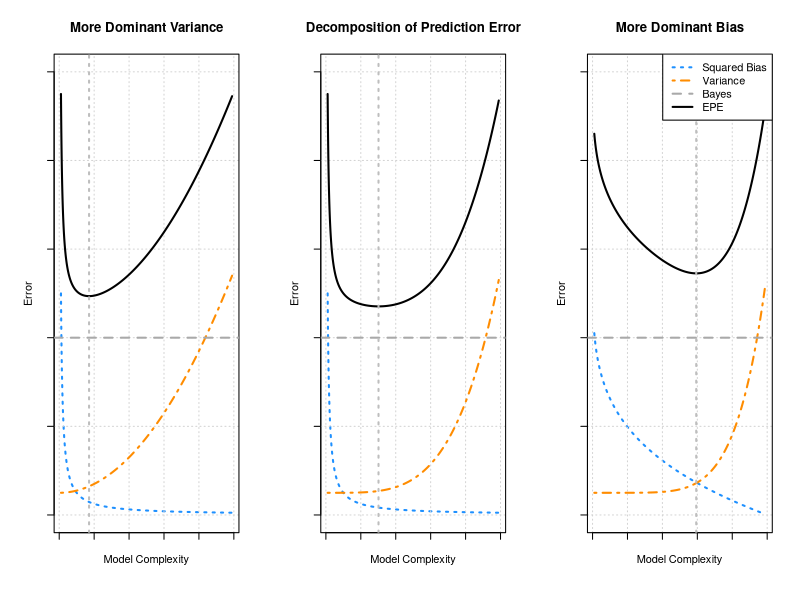
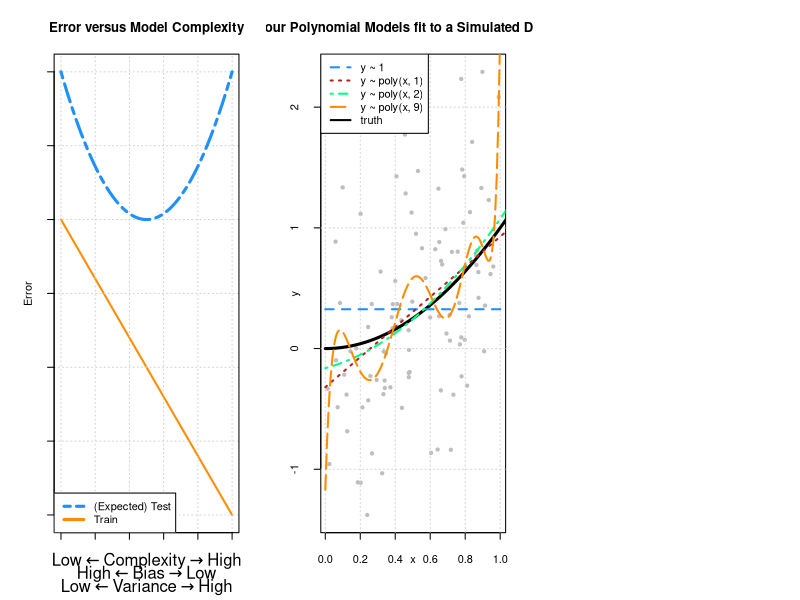
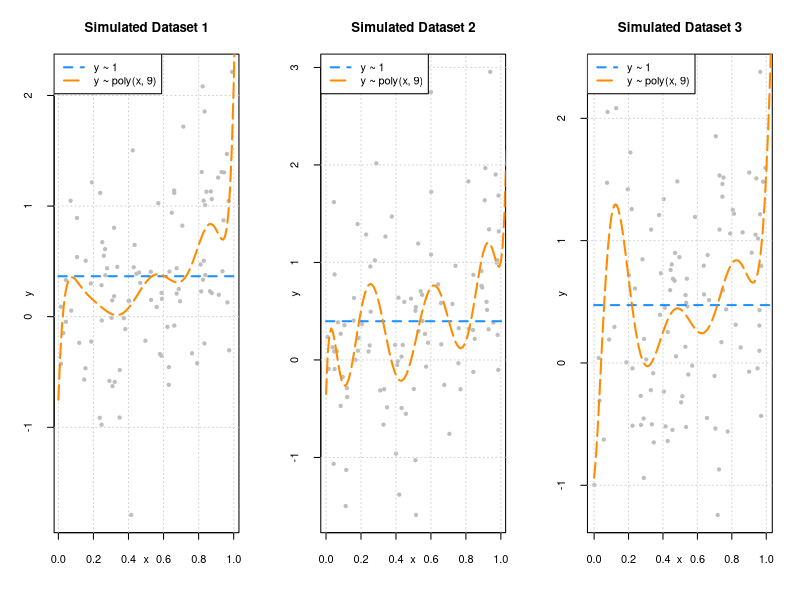

Here is the R script that generated these plots, in order:
## ---- chunk 1
x = seq(0.01, 0.99, length.out = 1000)

par(mfrow = c(1, 3))
par(mgp = c(1.5, 1.5, 0))
## ---- chunk 2
b = 0.05 / x
v = 5 * x ^ 2 + 0.5
bayes = 4
epe = b + v + bayes

plot(x, b, type = "l", ylim = c(0, 10), col = "dodgerblue", lwd = 2, lty = 3,
     xlab = "Model Complexity", ylab = "Error", axes = FALSE,
     main = "More Dominant Variance")
axis(1, labels = FALSE)
axis(2, labels = FALSE)
grid()
box()
lines(x, v, col = "darkorange", lwd = 2, lty = 4)
lines(x, epe, col = "black", lwd = 2)
abline(h = bayes, lty = 2, lwd = 2, col = "darkgrey")
abline(v = x[which.min(epe)], col = "grey", lty = 3, lwd = 2)

## ---- chunk 3
b = 0.05 / x
v = 5 * x ^ 4 + 0.5
bayes = 4
epe = b + v + bayes

plot(x, b, type = "l", ylim = c(0, 10), col = "dodgerblue", lwd = 2, lty = 3,
     xlab = "Model Complexity", ylab = "Error", axes = FALSE,
     main = "Decomposition of Prediction Error")
axis(1, labels = FALSE)
axis(2, labels = FALSE)
grid()
box()
lines(x, v, col = "darkorange", lwd = 2, lty = 4)
lines(x, epe, col = "black", lwd = 2)
abline(h = bayes, lty = 2, lwd = 2, col = "darkgrey")
abline(v = x[which.min(epe)], col = "grey", lty = 3, lwd = 2)

## ---- chunk 4
b = 6 - 6 * x ^ (1 / 4)
v = 5 * x ^ 6 + 0.5
bayes = 4
epe = b + v + bayes

plot(x, b, type = "l", ylim = c(0, 10), col = "dodgerblue", lwd = 2, lty = 3,
     xlab = "Model Complexity", ylab = "Error", axes = FALSE,
     main = "More Dominant Bias")
axis(1, labels = FALSE)
axis(2, labels = FALSE)
grid()
box()
lines(x, v, col = "darkorange", lwd = 2, lty = 4)
lines(x, epe, col = "black", lwd = 2)
abline(h = bayes, lty = 2, lwd = 2, col = "darkgrey")
abline(v = x[which.min(epe)], col = "grey", lty = 3, lwd = 2)
legend("topright", c("Squared Bias", "Variance", "Bayes", "EPE"), lty = c(3, 4, 2, 1),
       col = c("dodgerblue", "darkorange", "darkgrey", "black"), lwd = 2)
## ---- chunk 5
x = seq(0, 100, by = 0.001)
f = function(x) {
  ((x - 50) / 50) ^ 2 + 2
}
g = function(x) {
  1 - ((x - 50) / 50)
}

par(mgp = c(1.5, 1.5, 0)) 
plot(x, g(x), ylim = c(0, 3), type = "l", lwd = 2,
     ylab = "Error", xlab = "",
     main = "Error versus Model Complexity", col = "darkorange", 
     axes = FALSE)
grid()
axis(1, labels = FALSE)
axis(2, labels = FALSE)
box()
ylabels = list(bquote("Low" %<-% "Complexity" %->% "High"), 
               bquote("High" %<-% "Bias" %->% "Low"),
               bquote("Low" %<-% "Variance" %->% "High"))
mtext(do.call(expression, ylabels), side = 1, line = 2:4)
curve(f, lty = 6, col = "dodgerblue", lwd = 3, add = TRUE)
legend("bottomleft", c("(Expected) Test", "Train"), lty = c(6, 1), lwd = 3,
       col = c("dodgerblue", "darkorange"))
## ---- chunk 6
f = function(x) {
  x ^ 2
}
## ---- chunk 7
get_sim_data = function(f, sample_size = 100) {
  x = runif(n = sample_size, min = 0, max = 1)
  y = rnorm(n = sample_size, mean = f(x), sd = 0.3)
  data.frame(x, y)
}
## ---- chunk 8
get_sim_data = function(f, sample_size = 100) {
  x = runif(n = sample_size, min = 0, max = 1)
  eps = rnorm(n = sample_size, mean = 0, sd = 0.75)
  y = f(x) + eps
  data.frame(x, y)
}
## ---- chunk 9
# TODO: colors like this...
# \color{blue}{\texttt{predict(fit0, x)}}
# trick is getting it to render in both html and pdf
## ---- chunk 10
set.seed(1)
sim_data = get_sim_data(f)
## ---- chunk 11
fit_0 = lm(y ~ 1,                   data = sim_data)
fit_1 = lm(y ~ poly(x, degree = 1), data = sim_data)
fit_2 = lm(y ~ poly(x, degree = 2), data = sim_data)
fit_9 = lm(y ~ poly(x, degree = 9), data = sim_data)
## ---- chunk 12
set.seed(42)
plot(y ~ x, data = sim_data, col = "grey", pch = 20,
     main = "Four Polynomial Models fit to a Simulated Dataset")
grid()
grid = seq(from = 0, to = 2, by = 0.01)
lines(grid, f(grid), col = "black", lwd = 3)
lines(grid, predict(fit_0, newdata = data.frame(x = grid)), col = "dodgerblue",  lwd = 2, lty = 2)
lines(grid, predict(fit_1, newdata = data.frame(x = grid)), col = "firebrick",   lwd = 2, lty = 3)
lines(grid, predict(fit_2, newdata = data.frame(x = grid)), col = "springgreen", lwd = 2, lty = 4)
lines(grid, predict(fit_9, newdata = data.frame(x = grid)), col = "darkorange",  lwd = 2, lty = 5)

legend("topleft", 
       c("y ~ 1", "y ~ poly(x, 1)", "y ~ poly(x, 2)",  "y ~ poly(x, 9)", "truth"), 
       col = c("dodgerblue", "firebrick", "springgreen", "darkorange", "black"), lty = c(2, 3, 4, 5, 1), lwd = 2)
## ---- chunk 13
par(mfrow = c(1, 3))

# if you're reading this code
# it's BAD! don't use it. (or clean it up)
# also, note to self: clean up this code!!!

set.seed(430)
sim_data_1 = get_sim_data(f)
sim_data_2 = get_sim_data(f)
sim_data_3 = get_sim_data(f)
fit_0_1 = lm(y ~ 1, data = sim_data_1)
fit_0_2 = lm(y ~ 1, data = sim_data_2)
fit_0_3 = lm(y ~ 1, data = sim_data_3)
fit_9_1 = lm(y ~ poly(x, degree = 9), data = sim_data_1)
fit_9_2 = lm(y ~ poly(x, degree = 9), data = sim_data_2)
fit_9_3 = lm(y ~ poly(x, degree = 9), data = sim_data_3)

## ---- chunk 14
plot(y ~ x, data = sim_data_1, col = "grey", pch = 20, main = "Simulated Dataset 1")
grid()
grid = seq(from = 0, to = 2, by = 0.01)
lines(grid, predict(fit_0_1, newdata = data.frame(x = grid)), col = "dodgerblue", lwd = 2, lty = 2)
lines(grid, predict(fit_9_1, newdata = data.frame(x = grid)), col = "darkorange", lwd = 2, lty = 5)
legend("topleft", c("y ~ 1", "y ~ poly(x, 9)"), col = c("dodgerblue", "darkorange"), lty = c(2, 5), lwd = 2)

## ---- chunk 15
plot(y ~ x, data = sim_data_2, col = "grey", pch = 20, main = "Simulated Dataset 2")
grid()
grid = seq(from = 0, to = 2, by = 0.01)
lines(grid, predict(fit_0_2, newdata = data.frame(x = grid)), col = "dodgerblue", lwd = 2, lty = 2)
lines(grid, predict(fit_9_2, newdata = data.frame(x = grid)), col = "darkorange", lwd = 2, lty = 5)
legend("topleft", c("y ~ 1", "y ~ poly(x, 9)"), col = c("dodgerblue", "darkorange"), lty = c(2, 5), lwd = 2)
## ---- chunk 16
plot(y ~ x, data = sim_data_3, col = "grey", pch = 20, main = "Simulated Dataset 3")
grid()
grid = seq(from = 0, to = 2, by = 0.01)
lines(grid, predict(fit_0_3, newdata = data.frame(x = grid)), col = "dodgerblue", lwd = 2, lty = 2)
lines(grid, predict(fit_9_3, newdata = data.frame(x = grid)), col = "darkorange", lwd = 2, lty = 5)
legend("topleft", c("y ~ 1", "y ~ poly(x, 9)"), col = c("dodgerblue", "darkorange"), lty = c(2, 5), lwd = 2)
